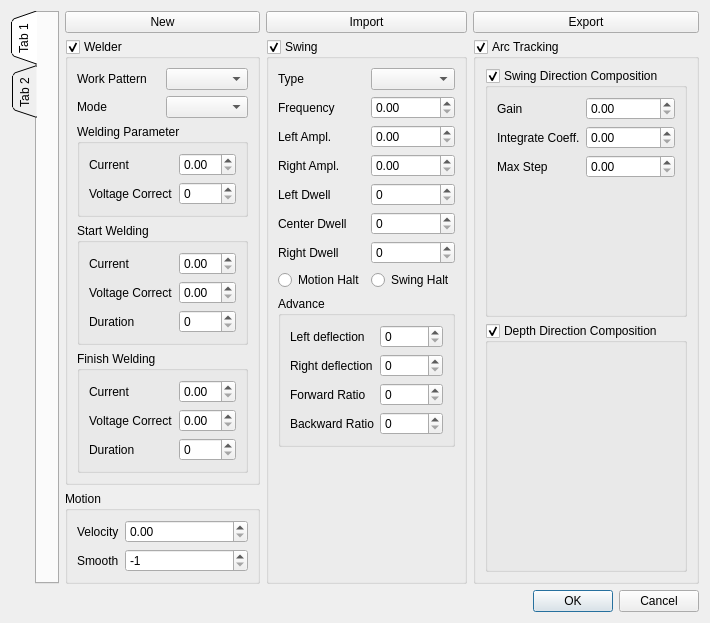
<?xml version="1.0" encoding="UTF-8"?>
<ui version="4.0">
 <class>Procedure</class>
 <widget class="QWidget" name="Procedure">
  <property name="geometry">
   <rect>
    <x>0</x>
    <y>0</y>
    <width>527</width>
    <height>441</height>
   </rect>
  </property>
  <property name="windowTitle">
   <string>Form</string>
  </property>
  <layout class="QGridLayout" name="gridLayout">
   <item row="0" column="3">
    <widget class="QPushButton" name="pushButton">
     <property name="text">
      <string>Import</string>
     </property>
    </widget>
   </item>
   <item row="0" column="2">
    <widget class="QPushButton" name="pushButton_3">
     <property name="text">
      <string>New</string>
     </property>
    </widget>
   </item>
   <item row="3" column="2">
    <widget class="QGroupBox" name="groupBox_9">
     <property name="title">
      <string>Motion</string>
     </property>
     <layout class="QFormLayout" name="formLayout_6">
      <item row="0" column="0">
       <widget class="QLabel" name="label_11">
        <property name="text">
         <string>Velocity</string>
        </property>
       </widget>
      </item>
      <item row="0" column="1">
       <widget class="QDoubleSpinBox" name="doubleSpinBox_6">
        <property name="maximum">
         <double>1000.000000000000000</double>
        </property>
        <property name="singleStep">
         <double>10.000000000000000</double>
        </property>
       </widget>
      </item>
      <item row="1" column="0">
       <widget class="QLabel" name="label_26">
        <property name="text">
         <string>Smooth</string>
        </property>
       </widget>
      </item>
      <item row="1" column="1">
       <widget class="QSpinBox" name="spinBox_11">
        <property name="minimum">
         <number>-1</number>
        </property>
        <property name="value">
         <number>-1</number>
        </property>
       </widget>
      </item>
     </layout>
    </widget>
   </item>
   <item row="0" column="4">
    <widget class="QPushButton" name="pushButton_2">
     <property name="text">
      <string>Export</string>
     </property>
    </widget>
   </item>
   <item row="1" column="2" rowspan="2">
    <widget class="QGroupBox" name="groupBox">
     <property name="title">
      <string>Welder</string>
     </property>
     <property name="checkable">
      <bool>true</bool>
     </property>
     <layout class="QGridLayout" name="gridLayout_2">
      <item row="0" column="0">
       <widget class="QLabel" name="label">
        <property name="text">
         <string>Work Pattern</string>
        </property>
       </widget>
      </item>
      <item row="0" column="1">
       <widget class="QComboBox" name="comboBox"/>
      </item>
      <item row="1" column="0">
       <widget class="QLabel" name="label_2">
        <property name="text">
         <string>Mode</string>
        </property>
       </widget>
      </item>
      <item row="1" column="1">
       <widget class="QComboBox" name="comboBox_2"/>
      </item>
      <item row="2" column="0" colspan="2">
       <widget class="QGroupBox" name="groupBox_4">
        <property name="title">
         <string>Welding Parameter</string>
        </property>
        <layout class="QFormLayout" name="formLayout">
         <item row="0" column="0">
          <widget class="QLabel" name="label_3">
           <property name="text">
            <string>Current</string>
           </property>
          </widget>
         </item>
         <item row="0" column="1">
          <widget class="QDoubleSpinBox" name="doubleSpinBox"/>
         </item>
         <item row="1" column="0">
          <widget class="QLabel" name="label_4">
           <property name="text">
            <string>Voltage Correct</string>
           </property>
          </widget>
         </item>
         <item row="1" column="1">
          <widget class="QSpinBox" name="spinBox"/>
         </item>
        </layout>
       </widget>
      </item>
      <item row="3" column="0" colspan="2">
       <widget class="QGroupBox" name="groupBox_5">
        <property name="title">
         <string>Start Welding</string>
        </property>
        <layout class="QFormLayout" name="formLayout_2">
         <item row="0" column="0">
          <widget class="QLabel" name="label_5">
           <property name="text">
            <string>Current</string>
           </property>
          </widget>
         </item>
         <item row="0" column="1">
          <widget class="QDoubleSpinBox" name="doubleSpinBox_2"/>
         </item>
         <item row="1" column="0">
          <widget class="QLabel" name="label_6">
           <property name="text">
            <string>Voltage Correct</string>
           </property>
          </widget>
         </item>
         <item row="1" column="1">
          <widget class="QDoubleSpinBox" name="doubleSpinBox_3"/>
         </item>
         <item row="2" column="0">
          <widget class="QLabel" name="label_7">
           <property name="text">
            <string>Duration</string>
           </property>
          </widget>
         </item>
         <item row="2" column="1">
          <widget class="QSpinBox" name="spinBox_2"/>
         </item>
        </layout>
       </widget>
      </item>
      <item row="4" column="0" colspan="2">
       <widget class="QGroupBox" name="groupBox_6">
        <property name="title">
         <string>Finish Welding</string>
        </property>
        <layout class="QFormLayout" name="formLayout_3">
         <item row="0" column="0">
          <widget class="QLabel" name="label_8">
           <property name="text">
            <string>Current</string>
           </property>
          </widget>
         </item>
         <item row="0" column="1">
          <widget class="QDoubleSpinBox" name="doubleSpinBox_4"/>
         </item>
         <item row="1" column="0">
          <widget class="QLabel" name="label_9">
           <property name="text">
            <string>Voltage Correct</string>
           </property>
          </widget>
         </item>
         <item row="1" column="1">
          <widget class="QDoubleSpinBox" name="doubleSpinBox_5"/>
         </item>
         <item row="2" column="0">
          <widget class="QLabel" name="label_10">
           <property name="text">
            <string>Duration</string>
           </property>
          </widget>
         </item>
         <item row="2" column="1">
          <widget class="QSpinBox" name="spinBox_3"/>
         </item>
        </layout>
       </widget>
      </item>
     </layout>
    </widget>
   </item>
   <item row="1" column="3" rowspan="3">
    <widget class="QGroupBox" name="groupBox_7">
     <property name="title">
      <string>Swing</string>
     </property>
     <property name="checkable">
      <bool>true</bool>
     </property>
     <property name="checked">
      <bool>true</bool>
     </property>
     <layout class="QFormLayout" name="formLayout_4">
      <item row="0" column="0">
       <widget class="QLabel" name="label_18">
        <property name="sizePolicy">
         <sizepolicy hsizetype="Minimum" vsizetype="Preferred">
          <horstretch>0</horstretch>
          <verstretch>0</verstretch>
         </sizepolicy>
        </property>
        <property name="text">
         <string>Type</string>
        </property>
       </widget>
      </item>
      <item row="0" column="1">
       <widget class="QComboBox" name="comboBox_3"/>
      </item>
      <item row="2" column="0">
       <widget class="QLabel" name="label_13">
        <property name="enabled">
         <bool>true</bool>
        </property>
        <property name="text">
         <string>Frequency</string>
        </property>
       </widget>
      </item>
      <item row="2" column="1">
       <widget class="QDoubleSpinBox" name="doubleSpinBox_7">
        <property name="enabled">
         <bool>true</bool>
        </property>
       </widget>
      </item>
      <item row="3" column="0">
       <widget class="QLabel" name="label_12">
        <property name="enabled">
         <bool>true</bool>
        </property>
        <property name="text">
         <string>Left Ampl.</string>
        </property>
       </widget>
      </item>
      <item row="3" column="1">
       <widget class="QDoubleSpinBox" name="doubleSpinBox_8">
        <property name="enabled">
         <bool>true</bool>
        </property>
       </widget>
      </item>
      <item row="4" column="0">
       <widget class="QLabel" name="label_14">
        <property name="enabled">
         <bool>true</bool>
        </property>
        <property name="text">
         <string>Right Ampl.</string>
        </property>
       </widget>
      </item>
      <item row="4" column="1">
       <widget class="QDoubleSpinBox" name="doubleSpinBox_9">
        <property name="enabled">
         <bool>true</bool>
        </property>
       </widget>
      </item>
      <item row="5" column="0">
       <widget class="QLabel" name="label_15">
        <property name="enabled">
         <bool>true</bool>
        </property>
        <property name="text">
         <string>Left Dwell</string>
        </property>
       </widget>
      </item>
      <item row="5" column="1">
       <widget class="QSpinBox" name="spinBox_4">
        <property name="enabled">
         <bool>true</bool>
        </property>
        <property name="maximum">
         <number>10000</number>
        </property>
       </widget>
      </item>
      <item row="6" column="0">
       <widget class="QLabel" name="label_17">
        <property name="enabled">
         <bool>true</bool>
        </property>
        <property name="text">
         <string>Center Dwell</string>
        </property>
       </widget>
      </item>
      <item row="6" column="1">
       <widget class="QSpinBox" name="spinBox_6">
        <property name="enabled">
         <bool>true</bool>
        </property>
        <property name="maximum">
         <number>10000</number>
        </property>
       </widget>
      </item>
      <item row="7" column="0">
       <widget class="QLabel" name="label_16">
        <property name="enabled">
         <bool>true</bool>
        </property>
        <property name="text">
         <string>Right Dwell</string>
        </property>
       </widget>
      </item>
      <item row="7" column="1">
       <widget class="QSpinBox" name="spinBox_5">
        <property name="enabled">
         <bool>true</bool>
        </property>
        <property name="maximum">
         <number>10000</number>
        </property>
       </widget>
      </item>
      <item row="8" column="0">
       <widget class="QRadioButton" name="radioButton">
        <property name="sizePolicy">
         <sizepolicy hsizetype="Minimum" vsizetype="Fixed">
          <horstretch>1</horstretch>
          <verstretch>0</verstretch>
         </sizepolicy>
        </property>
        <property name="text">
         <string>Motion Halt</string>
        </property>
       </widget>
      </item>
      <item row="8" column="1">
       <widget class="QRadioButton" name="radioButton_2">
        <property name="sizePolicy">
         <sizepolicy hsizetype="Minimum" vsizetype="Fixed">
          <horstretch>1</horstretch>
          <verstretch>0</verstretch>
         </sizepolicy>
        </property>
        <property name="text">
         <string>Swing Halt</string>
        </property>
       </widget>
      </item>
      <item row="9" column="0" colspan="2">
       <widget class="QGroupBox" name="groupBox_10">
        <property name="title">
         <string>Advance</string>
        </property>
        <layout class="QFormLayout" name="formLayout_7">
         <item row="0" column="0">
          <widget class="QLabel" name="label_19">
           <property name="text">
            <string>Left deflection</string>
           </property>
          </widget>
         </item>
         <item row="0" column="1">
          <widget class="QSpinBox" name="spinBox_7"/>
         </item>
         <item row="1" column="0">
          <widget class="QLabel" name="label_20">
           <property name="text">
            <string>Right deflection</string>
           </property>
          </widget>
         </item>
         <item row="1" column="1">
          <widget class="QSpinBox" name="spinBox_8"/>
         </item>
         <item row="2" column="0">
          <widget class="QLabel" name="label_21">
           <property name="text">
            <string>Forward Ratio</string>
           </property>
          </widget>
         </item>
         <item row="3" column="0">
          <widget class="QLabel" name="label_22">
           <property name="text">
            <string>Backward Ratio</string>
           </property>
          </widget>
         </item>
         <item row="2" column="1">
          <widget class="QSpinBox" name="spinBox_9"/>
         </item>
         <item row="3" column="1">
          <widget class="QSpinBox" name="spinBox_10"/>
         </item>
        </layout>
       </widget>
      </item>
     </layout>
    </widget>
   </item>
   <item row="1" column="4" rowspan="3">
    <widget class="QGroupBox" name="groupBox_3">
     <property name="title">
      <string>Arc Tracking</string>
     </property>
     <property name="checkable">
      <bool>true</bool>
     </property>
     <property name="checked">
      <bool>true</bool>
     </property>
     <layout class="QGridLayout" name="gridLayout_3">
      <item row="0" column="0">
       <widget class="QGroupBox" name="groupBox_2">
        <property name="title">
         <string>Swing Direction Composition</string>
        </property>
        <property name="checkable">
         <bool>true</bool>
        </property>
        <layout class="QFormLayout" name="formLayout_5">
         <item row="0" column="0">
          <widget class="QLabel" name="label_23">
           <property name="text">
            <string>Gain</string>
           </property>
          </widget>
         </item>
         <item row="0" column="1">
          <widget class="QDoubleSpinBox" name="doubleSpinBox_10"/>
         </item>
         <item row="1" column="0">
          <widget class="QLabel" name="label_24">
           <property name="text">
            <string>Integrate Coeff.</string>
           </property>
          </widget>
         </item>
         <item row="1" column="1">
          <widget class="QDoubleSpinBox" name="doubleSpinBox_11"/>
         </item>
         <item row="2" column="0">
          <widget class="QLabel" name="label_25">
           <property name="text">
            <string>Max Step</string>
           </property>
          </widget>
         </item>
         <item row="2" column="1">
          <widget class="QDoubleSpinBox" name="doubleSpinBox_12"/>
         </item>
        </layout>
       </widget>
      </item>
      <item row="1" column="0">
       <widget class="QGroupBox" name="groupBox_8">
        <property name="title">
         <string>Depth Direction Composition</string>
        </property>
        <property name="checkable">
         <bool>true</bool>
        </property>
       </widget>
      </item>
     </layout>
    </widget>
   </item>
   <item row="0" column="1" rowspan="4">
    <widget class="QTabWidget" name="tabWidget">
     <property name="sizePolicy">
      <sizepolicy hsizetype="Maximum" vsizetype="Expanding">
       <horstretch>0</horstretch>
       <verstretch>0</verstretch>
      </sizepolicy>
     </property>
     <property name="tabPosition">
      <enum>QTabWidget::West</enum>
     </property>
     <property name="tabShape">
      <enum>QTabWidget::Triangular</enum>
     </property>
     <property name="currentIndex">
      <number>0</number>
     </property>
     <widget class="QWidget" name="tab">
      <attribute name="title">
       <string>Tab 1</string>
      </attribute>
      <layout class="QGridLayout" name="gridLayout_4"/>
     </widget>
     <widget class="QWidget" name="tab_2">
      <attribute name="title">
       <string>Tab 2</string>
      </attribute>
     </widget>
    </widget>
   </item>
   <item row="4" column="4">
    <widget class="QDialogButtonBox" name="buttonBox">
     <property name="standardButtons">
      <set>QDialogButtonBox::Cancel|QDialogButtonBox::Ok</set>
     </property>
    </widget>
   </item>
  </layout>
 </widget>
 <resources/>
 <connections/>
</ui>
